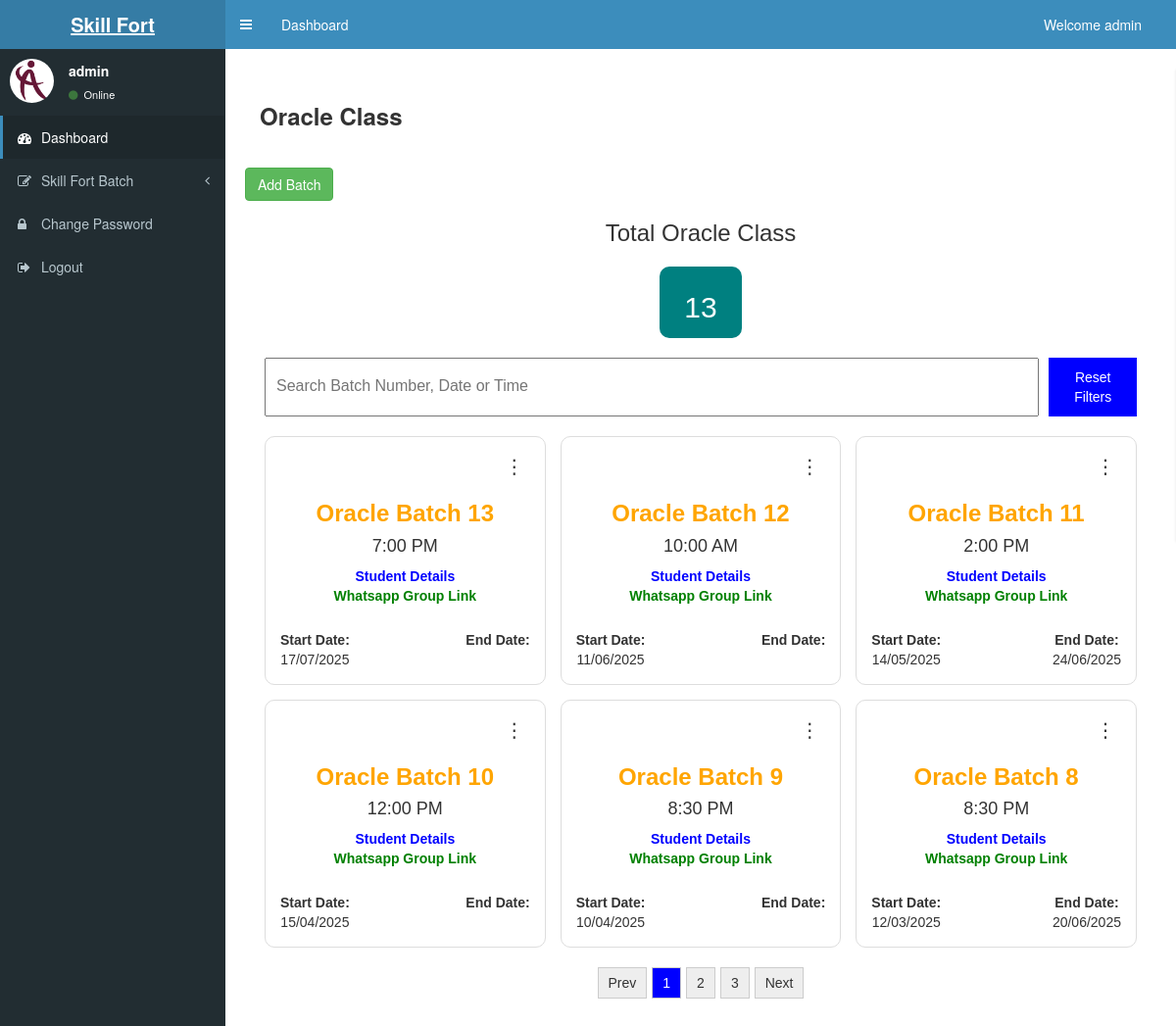
/product.php?category=Oracle (signed in), run on the app's committed database.
### tables this page shows
CREATE TABLE `products` (
  `id` int(11) NOT NULL,
  `course` varchar(50) NOT NULL,
  `batch_number` int(11) NOT NULL,
  `class_name` varchar(200) NOT NULL,
  `class_time` varchar(50) NOT NULL,
  `start_date` varchar(50) NOT NULL,
  `date_time` timestamp NOT NULL DEFAULT current_timestamp() ON UPDATE current_timestamp(),
  `end_date` varchar(50) NOT NULL,
  `whatsappLink` varchar(300) NOT NULL,
  `description` text NOT NULL
);

### product.php (the view, shortened to what this page needs)
<?php include('header.php') ?>
<?php
$category = $_GET["category"];
?>
<div class="content-wrapper">
  <div class="container-table">
    <br>
    <section class="content-header">
      <h1>
        <b><?php echo $category; ?> Class</b>
      </h1>
    </section>
    <br>
    <br />
    <div class="form-group float-right">
      <a href="product_add.php?category=<?php echo $category; ?>"><button class="btn btn-success">Add Batch</button></a>
    </div>
    <div class="classList">
      <div class="container-ClassList">
        <h3 id="h1id01">Total <?php echo $category; ?> Class</h3>
        <div class="summary">
          <div class="summary-card">
            <h2 id="enquiryCount">0</h2>
          </div>
        </div>
        <div class="filters">
          <input type="text" id="searchInput" placeholder="Search Batch Number, Date or Time" />
          <button id="resetBtn">Reset Filters</button>
        </div>
        <div id="enquiryList" class="card-grid">
          <?php
          $result = mysqli_query($conn, "SELECT * FROM `products` WHERE `course`='$category'  ORDER BY `id` DESC");
          while ($row_result = mysqli_fetch_array($result)) {
            $item_id = $row_result['id'];
            $course = $row_result['course'];
            $class_name = $row_result['class_name'];
            $class_time = $row_result['class_time'];
            $start_date = $row_result['start_date'];
            $whatsappLink = $row_result['whatsappLink'];
            $end_date = $row_result['end_date'];
          ?>
            <div class="card">
              <div class="menu-container">
                <button class="menu-btn">⋮</button>
              </div>
              <h3 class="enquiry-id"><?php echo $class_name; ?></h3>
              <h4><?php echo $class_time; ?></h4>
              <div class="student-badge">
                <a href="studentDetails.php?id=<?php echo $item_id; ?>&category=<?php echo $course; ?>">Student Details</a>
              </div>
              <div class="course-badge">
                <a href="<?php echo $whatsappLink; ?>" target="_blank">Whatsapp Group Link</a>
              </div>
              <div class="card-footer">
                <div><strong>Start Date:</strong><br><?php echo date("d/m/Y", strtotime($start_date)); ?></div>
                <div>
                  <strong>End Date:</strong><br>
                  <?php
                  if (!empty($end_date)) {
                    echo date("d/m/Y", strtotime($end_date));
                  } else {
                    echo "";
                  }
                  ?>
                </div>
              </div>
            </div>
          <?php
          }
          ?>
        </div>
        <div class="pagination" id="pagination"></div>
      </div>
    </div>
  </div>
</div>
<?php include('footer.php') ?>

### header.php (style rules this page uses)
.container-table { margin: 15px; padding: 5px; }
.classList { font-family: Arial, sans-serif; margin: 20px; }
.container-ClassList { border-radius: 10px; }
#h1id01 { text-align: center; margin-bottom: 20px; }
.summary { display: flex; justify-content: center; margin-bottom: 20px; }
.summary-card { background: teal; color: white; padding: 5px 25px; border-radius: 10px; text-align: center; }
.filters { display: flex; flex-direction: column; gap: 10px; margin-bottom: 20px; }
.filters input { padding: 10px; font-size: 16px; width: 100%; }
.filters button { padding: 10px; background: blue; color: white; border: none; cursor: pointer; }
.card-grid { display: grid; grid-template-columns: 1fr; gap: 15px; }
@media (min-width: 600px) { .filters { flex-direction: row; justify-content: space-between; } }
@media (min-width: 600px) { .card-grid { grid-template-columns: repeat(3, 1fr); } }
.card { background: white; border: 1px solid #ddd; border-radius: 10px; padding: 15px; text-align: center; transition: 0.3s; }
.card .enquiry-id { color: orange; font-weight: bold; }
.course-badge a { text-decoration: none; color: green; font-weight: bold; }
.student-badge a { text-decoration: none; color: blue; font-weight: bold; }
.card-footer { display: flex; justify-content: space-between; font-size: 14px; margin-top: 25px; }
.pagination { display: flex; justify-content: center; flex-wrap: wrap; margin-top: 20px; gap: 5px; }
.menu-container { position: relative; text-align: right; }
.menu-btn { background: none; border: none; font-size: 20px; cursor: pointer; }

### data on the page
products: class_name "Oracle Batch 13", class_time "7:00 PM", start_date "17/07/2025"
products: class_name "Oracle Batch 12", class_time "10:00 AM", start_date "11/06/2025"
products: class_name "Oracle Batch 11", class_time "2:00 PM", start_date "14/05/2025", end_date "24/06/2025"
products: class_name "Oracle Batch 10", class_time "12:00 PM", start_date "15/04/2025"
products: class_name "Oracle Batch 9", class_time "8:30 PM", start_date "10/04/2025"
products: class_name "Oracle Batch 8", class_time "8:30 PM", start_date "12/03/2025", end_date "20/06/2025"

### other printed values
$username "admin"
$category "Oracle"
